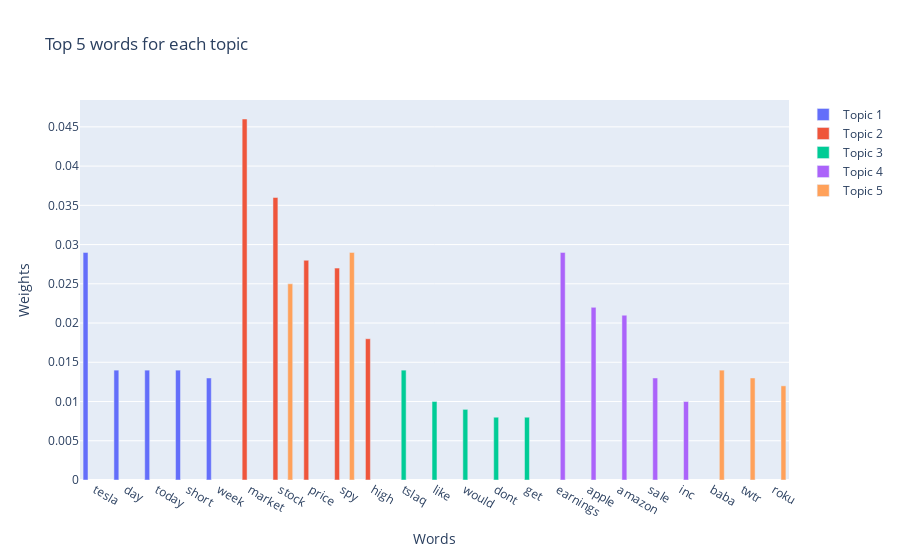
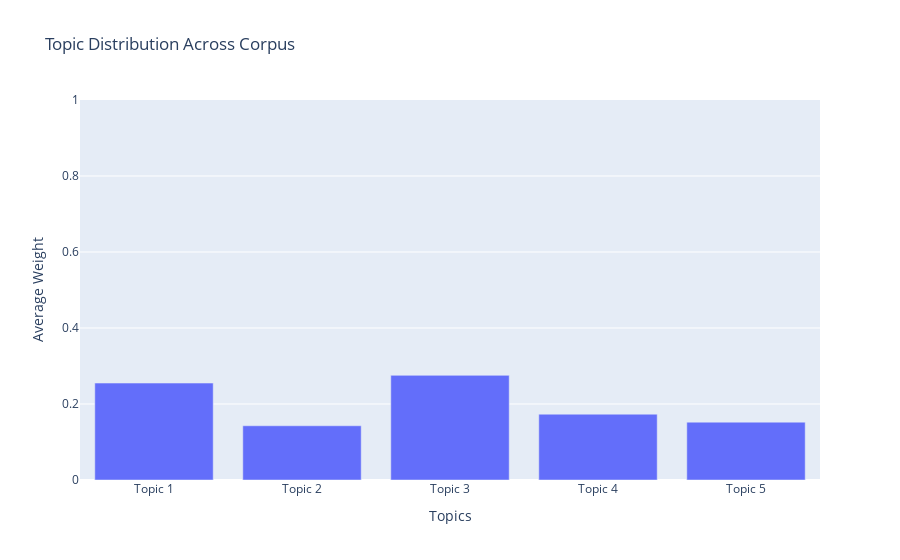

The notebook cell saved with these charts, in order:
### Code cell
plot_All()

### Figure 1 — Plotly figure (JSON) as saved in the notebook; plotly's stock layout.template omitted (floating-point values rounded to 4 significant figures)
{"data": [{"name": "Topic 1", "type": "bar", "x": ["tesla", "day", "today", "short", "week"], "y": [0.029, 0.014, 0.014, 0.014, 0.013]}, {"name": "Topic 2", "type": "bar", "x": ["market", "stock", "price", "spy", "high"], "y": [0.046, 0.036, 0.028, 0.027, 0.018]}, {"name": "Topic 3", "type": "bar", "x": ["tslaq", "like", "would", "dont", "get"], "y": [0.014, 0.01, 0.009, 0.008, 0.008]}, {"name": "Topic 4", "type": "bar", "x": ["earnings", "apple", "amazon", "sale", "inc"], "y": [0.029, 0.022, 0.021, 0.013, 0.01]}, {"name": "Topic 5", "type": "bar", "x": ["spy", "stock", "baba", "twtr", "roku"], "y": [0.029, 0.025, 0.014, 0.013, 0.012]}], "layout": {"barmode": "group", "title": {"text": "Top 5 words for each topic"}, "xaxis": {"title": {"text": "Words"}}, "yaxis": {"title": {"text": "Weights"}}}}

### Figure 2 — Plotly figure (JSON) as saved in the notebook; plotly's stock layout.template omitted (floating-point values rounded to 4 significant figures)
{"data": [{"type": "bar", "x": ["Topic 1", "Topic 2", "Topic 3", "Topic 4", "Topic 5"], "y": [0.2551, 0.1427, 0.2753, 0.1731, 0.1522]}], "layout": {"title": {"text": "Topic Distribution Across Corpus"}, "xaxis": {"title": {"text": "Topics"}}, "yaxis": {"range": [0, 1], "title": {"text": "Average Weight"}}}}
